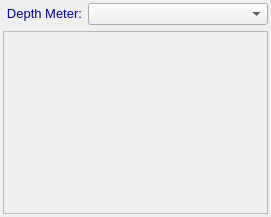
<?xml version="1.0" encoding="UTF-8"?>
<ui version="4.0">
 <class>DepthTemplateWizard</class>
 <widget class="QWidget" name="DepthTemplateWizard">
  <property name="geometry">
   <rect>
    <x>0</x>
    <y>0</y>
    <width>271</width>
    <height>217</height>
   </rect>
  </property>
  <property name="windowTitle">
   <string>Depth Meter Template</string>
  </property>
  <layout class="QGridLayout" name="gridLayout_4">
   <property name="leftMargin">
    <number>3</number>
   </property>
   <property name="topMargin">
    <number>3</number>
   </property>
   <property name="rightMargin">
    <number>3</number>
   </property>
   <property name="bottomMargin">
    <number>3</number>
   </property>
   <item row="0" column="0">
    <widget class="QLabel" name="lblDepthMeter">
     <property name="font">
      <font>
       <pointsize>10</pointsize>
      </font>
     </property>
     <property name="layoutDirection">
      <enum>Qt::LeftToRight</enum>
     </property>
     <property name="text">
      <string>&lt;font color=darkblue&gt;Depth Meter:&lt;/font&gt;</string>
     </property>
     <property name="alignment">
      <set>Qt::AlignRight|Qt::AlignTrailing|Qt::AlignVCenter</set>
     </property>
    </widget>
   </item>
   <item row="0" column="1">
    <widget class="QComboBox" name="cboxDepthMeter">
     <property name="minimumSize">
      <size>
       <width>180</width>
       <height>0</height>
      </size>
     </property>
    </widget>
   </item>
   <item row="1" column="0" colspan="2">
    <widget class="QFrame" name="frame">
     <property name="frameShape">
      <enum>QFrame::StyledPanel</enum>
     </property>
     <property name="frameShadow">
      <enum>QFrame::Raised</enum>
     </property>
     <layout class="QGridLayout" name="gridLayoutFrame">
      <property name="leftMargin">
       <number>1</number>
      </property>
      <property name="topMargin">
       <number>1</number>
      </property>
      <property name="rightMargin">
       <number>1</number>
      </property>
      <property name="bottomMargin">
       <number>1</number>
      </property>
     </layout>
    </widget>
   </item>
  </layout>
 </widget>
 <resources/>
 <connections/>
</ui>
